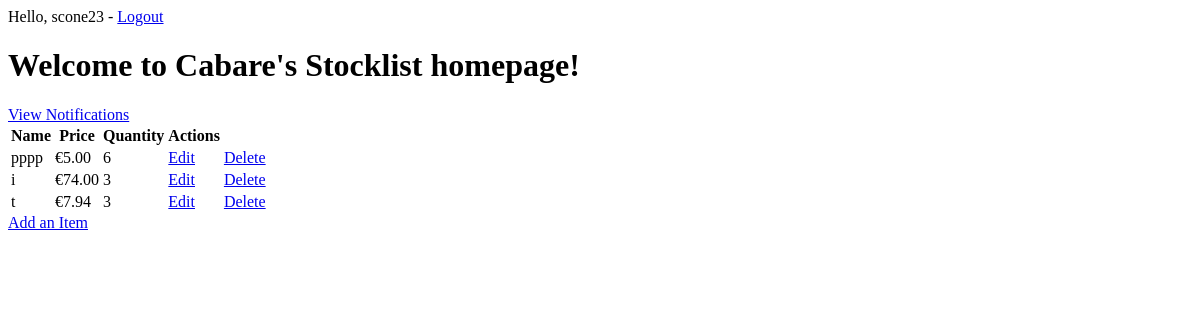
The page / (signed in) on the database as committed earlier.
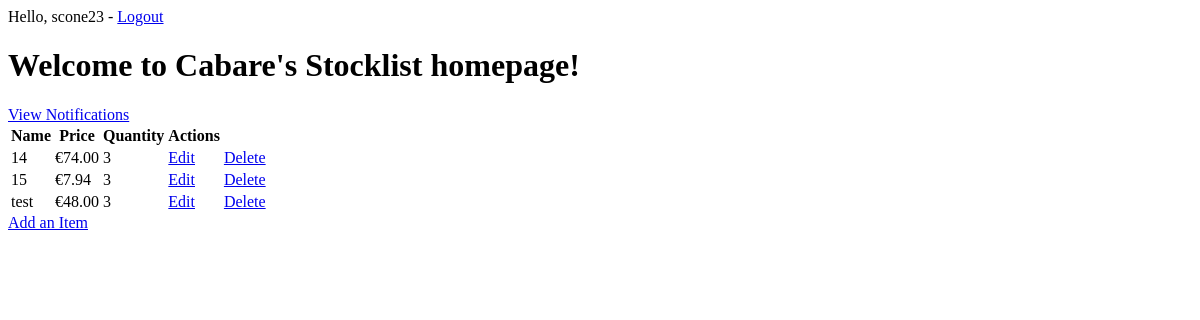
The same page on the database as committed later.
### stocklist/models.py (models this page shows, shortened)
class Item(models.Model):
    name = models.CharField(max_length=200, null=False, blank=False, unique=True)
    description = models.TextField(null=True, blank=True)
    price = models.DecimalField(max_digits=10, decimal_places=2, null=False, blank=False, validators=[MinValueValidator(0.01)])
    quantity = models.PositiveIntegerField(default=0)
    reorder_level = models.PositiveIntegerField(default=0)  # Add reorder_level field to Item model
    status = models.BooleanField(default=True)  # Add status field (True for active, False for inactive)
    reorder_threshold = models.PositiveIntegerField(default=5, validators=[MinValueValidator(1)])

### stocklist/views.py (the view)
# urls.py: 2. Add a URL to urlpatterns:  path('', views.home, name='home')
@login_required
def home(request):
    items = Item.objects.all()
    welcome_message = "Welcome to Cabare's Stocklist homepage!"
    user = request.user
    context = {
        'welcome_message': welcome_message,
        'items': items,
        'user': user
    }
    return render(request, 'home.html', context)

### stocklist/templates/home.html (shortened to what this page needs)
<!DOCTYPE html>
<html>
<head>
</head>
<body>
  <div>
    Hello, {{ user.username }} - <a href="{% url 'logout' %}">Logout</a>
  </div>
  <h1>{{ welcome_message }}</h1>
  {% if user.is_staff %}
  <a href="{% url 'notifications' %}">View Notifications</a>
  {% endif %}
  {% if items %}
  <table>
    <thead>
      <tr>
        <th>Name</th>
        <th>Price</th>
        <th>Quantity</th>
        {% if user.is_staff %}
        <th>Actions</th>
        {% endif %}
      </tr>
    </thead>
    <tbody>
      {% for item in items %}
      <tr>
        <td>{{ item.name }}</td>
        <td>&euro;{{ item.price }}</td>
        <td>{{ item.quantity }}</td>
        {% if user.is_staff%}
        <td>
          <a href="{% url 'edit_item' item.id %}">Edit</a>
        </td>
        {% endif %}
        {% if user.is_staff%}
        <td>
          <a href="{% url 'delete_item' item.id %}">Delete</a>
        </td>
        {% endif %}
      </tr>
      {% endfor %}
    </tbody>
  </table>
  {% else %}
  <p>No items available</p>
  {% endif %}
  <a href="{% url 'add_item' %}">Add an Item</a>
</body>
</html>

Rows that differ between the two databases and show on the page:
removed Item: name "pppp", price "5.00", quantity "6"
changed Item (number 1 of 3 on the later page): name "i" → "14"
changed Item (number 2 of 3 on the later page): name "t" → "15"
added Item: name "test", price "48.00", quantity "3"
